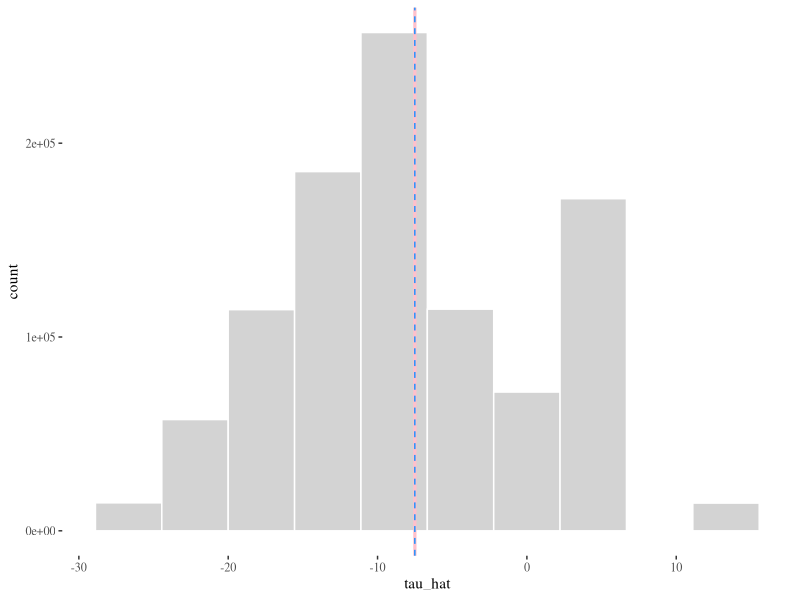

Write the R code that produced this figure.
## ---- chunk 1
knitr::opts_chunk$set(
  echo = TRUE,
  warning = F,
  error = F,
  message = F)
## ---- chunk 2
set.seed(3)
z <- sample(x = c(0,0,0,0,1,1,1,1), size = 8)
## ---- chunk 3
d <- 
  read.table(text = '
  Unit    Female Age z yi0 yi1
  Audrey    1    40  0 140 135
  Anna      1    40  0 140 135
  Bob       0    50  0 150 140
  Bill      0    50  0 150 140
  Caitlin   1    60  1 160 155
  Cara      1    60  1 160 155
  Dave      0    70  1 170 160
  Doug      0    70  1 170 160
', header = TRUE)

tau_tru <- with(d, mean(yi1 - yi0) )  

d$yi    <- with(d, yi0 * (1 - z) + yi1 * z)
y1      <- with(d, mean(yi[z == 1]) )
y0      <- with(d, mean(yi[z == 0]) )
tau_hat <- y1 - y0

set.seed(123)

d$z     <- sample(c(0, 0, 0, 0, 1, 1, 1, 1), 8)
d$yi    <- with(d, yi0 * (1 - z) + yi1 * z)
y1      <- with(d, mean(yi[z == 1]) )
y0      <- with(d, mean(yi[z == 0]) )
tau_hat <- y1 - y0
## ---- chunk 4

sim_experiment <- function(d) {
  
  d$z <- sample(c(0, 0, 0, 0, 1, 1, 1, 1), 8)
  y1  <- with(d, mean(yi1[z == 1]) )
  y0  <- with(d, mean(yi0[z == 0]) )
  
  return(y1 - y0)
}

tau_hat <- replicate( 1e6, sim_experiment(d) )

library(ggplot2)
library(ggthemes)

ggplot() + 
  theme_tufte() +
  geom_histogram(aes(tau_hat), 
                 bins  = 10, 
                 fill  = "lightgray", 
                 color = "white") +
  geom_vline(aes(xintercept = tau_tru), 
             color = "pink", 
             lwd = 1.1) +
  geom_vline(aes(xintercept = mean(tau_hat)), 
             color    = "dodgerblue", 
             linetype = "dashed")


E_tau_hat <- mean(tau_hat)
